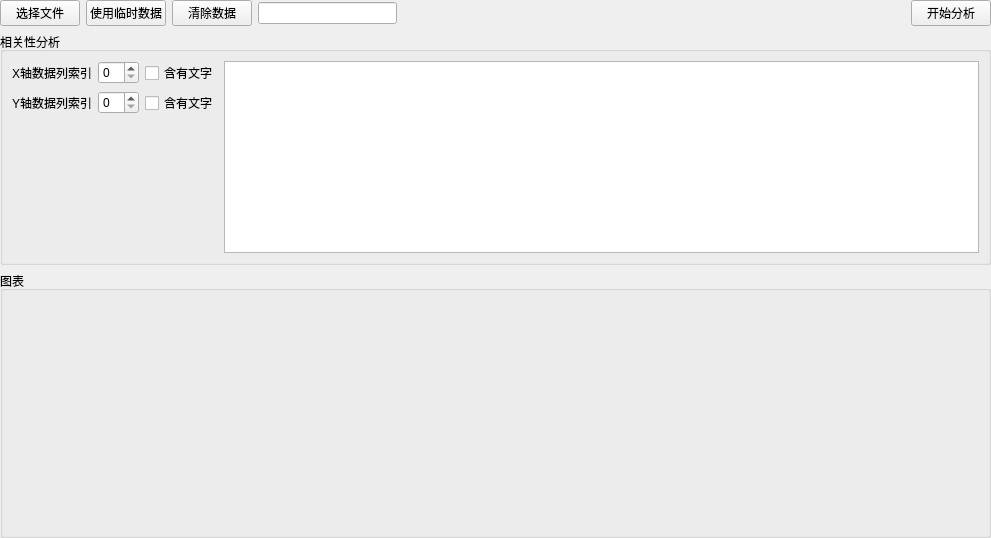
<?xml version="1.0" encoding="UTF-8"?>
<ui version="4.0">
 <class>Form</class>
 <widget class="QWidget" name="Form">
  <property name="geometry">
   <rect>
    <x>0</x>
    <y>0</y>
    <width>991</width>
    <height>538</height>
   </rect>
  </property>
  <property name="windowTitle">
   <string>Form</string>
  </property>
  <layout class="QVBoxLayout" name="verticalLayout_2">
   <property name="leftMargin">
    <number>0</number>
   </property>
   <property name="topMargin">
    <number>0</number>
   </property>
   <property name="rightMargin">
    <number>0</number>
   </property>
   <property name="bottomMargin">
    <number>0</number>
   </property>
   <item>
    <layout class="QHBoxLayout" name="horizontalLayout_2">
     <item>
      <widget class="QPushButton" name="pushButton">
       <property name="text">
        <string>选择文件</string>
       </property>
      </widget>
     </item>
     <item>
      <widget class="QPushButton" name="pushButton_2">
       <property name="text">
        <string>使用临时数据</string>
       </property>
      </widget>
     </item>
     <item>
      <widget class="QPushButton" name="pushButton_3">
       <property name="text">
        <string>清除数据</string>
       </property>
      </widget>
     </item>
     <item>
      <widget class="QLineEdit" name="lineEdit"/>
     </item>
     <item>
      <spacer name="horizontalSpacer">
       <property name="orientation">
        <enum>Qt::Horizontal</enum>
       </property>
       <property name="sizeHint" stdset="0">
        <size>
         <width>508</width>
         <height>20</height>
        </size>
       </property>
      </spacer>
     </item>
     <item>
      <widget class="QPushButton" name="pushButton_4">
       <property name="text">
        <string>开始分析</string>
       </property>
      </widget>
     </item>
    </layout>
   </item>
   <item>
    <widget class="QGroupBox" name="groupBox_2">
     <property name="title">
      <string>相关性分析</string>
     </property>
     <layout class="QHBoxLayout" name="horizontalLayout">
      <property name="topMargin">
       <number>9</number>
      </property>
      <item>
       <layout class="QVBoxLayout" name="verticalLayout">
        <item>
         <layout class="QGridLayout" name="gridLayout">
          <item row="0" column="0">
           <widget class="QLabel" name="label">
            <property name="text">
             <string>X轴数据列索引</string>
            </property>
           </widget>
          </item>
          <item row="0" column="1">
           <widget class="QSpinBox" name="spinBox"/>
          </item>
          <item row="0" column="2">
           <widget class="QCheckBox" name="checkBox">
            <property name="text">
             <string>含有文字</string>
            </property>
           </widget>
          </item>
          <item row="1" column="0">
           <widget class="QLabel" name="label_2">
            <property name="text">
             <string>Y轴数据列索引</string>
            </property>
           </widget>
          </item>
          <item row="1" column="1">
           <widget class="QSpinBox" name="spinBox_2"/>
          </item>
          <item row="1" column="2">
           <widget class="QCheckBox" name="checkBox_2">
            <property name="text">
             <string>含有文字</string>
            </property>
           </widget>
          </item>
         </layout>
        </item>
        <item>
         <spacer name="verticalSpacer">
          <property name="orientation">
           <enum>Qt::Vertical</enum>
          </property>
          <property name="sizeHint" stdset="0">
           <size>
            <width>20</width>
            <height>40</height>
           </size>
          </property>
         </spacer>
        </item>
       </layout>
      </item>
      <item>
       <widget class="QTableWidget" name="tableWidget"/>
      </item>
     </layout>
    </widget>
   </item>
   <item>
    <widget class="QGroupBox" name="groupBox">
     <property name="sizePolicy">
      <sizepolicy hsizetype="Preferred" vsizetype="Preferred">
       <horstretch>0</horstretch>
       <verstretch>1</verstretch>
      </sizepolicy>
     </property>
     <property name="title">
      <string>图表</string>
     </property>
    </widget>
   </item>
  </layout>
 </widget>
 <resources/>
 <connections/>
</ui>
